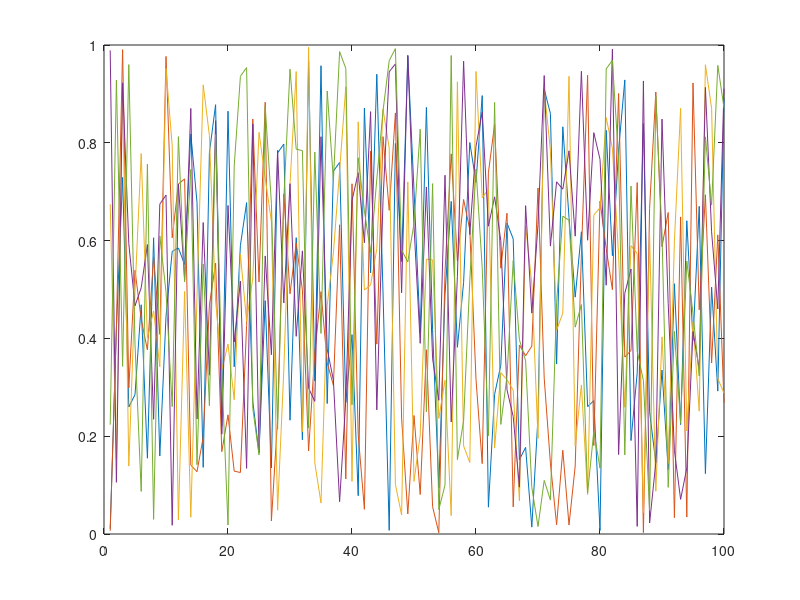

This chart was generated by the following MATLAB code: (Note: this script raises an error after producing the figure.)
function hleg = fn_colorlegend(varargin)
% function [hleg =] fn_colorlegend([handles,]names[,'NorthWest|...'][,'frame'][,text options...])
%---
% Display discreet color legend for set of lines

% Input
if nargin==0
    figure(1), clf
    hl = plot(rand(100,5));
    names = {'a first line' 'a second one' 'number 3' '4' 'and five'};
else
    i=0;
    textopt = {}; hl = []; location = 'NorthWest'; doframe = false;
    while i<nargin
        i = i+1;
        a = varargin{i};
        if iscell(a)
            names = a;
        elseif ischar(a)
            switch lower(a)
                case {'northwest' 'northeast' 'southwest' 'southeast'}
                    location = a;
                case 'frame'
                    doframe = true;
                otherwise
                    textopt = varargin(i:end);
                    break
            end
        elseif all(ishandle(a))
            hl = a;
        else
            error argument
        end
    end
    if isempty(hl)
        hl = flipud(findobj(gca,'type','line'));
        hl = hl(1:length(names));
    end
end

% Parent axes
n = numel(hl);
ha = fn_parentaxes(hl(1));
for i=2:n
    if ~isequal(fn_parentaxes(hl(i)),ha)
        error 'all objects must be in the same parent axes'
    end
end
hp = get(ha,'parent');
hf = fn_parentfigure(ha);

% Legend axes
hleg = axes('parent',hp,'pos',[.4 .4 .2 .2],'units','pixel','handlevisibility','off');
set(hleg,'visible',onoff(doframe))
[w h] = fn_pixelsize(hleg);
set(hleg,'xlim',[0 w],'ylim',[-h 0]) % use pixel coordinate systems to ease everything
set(hleg,'xtick',[],'ytick',[],'box','on') % some esthetics

% Display names
ht = zeros(1,n); extents = zeros(n,4);
for i=1:n
    ht(i) = text(0,0,names{i},'parent',hleg, ...
        'color',get(hl(i),'color'),textopt{:});
    extents(i,:) = get(ht(i),'Extent');
end

% Dispatch them vertically and make the legend axes the appropriate size
ystep = max(extents(:,4))*.9;
for i=1:n
    set(ht(i),'pos',[0 -i*ystep])
    extents(i,:) = get(ht(i),'Extent');
end
[xmargin ymargin] = deal(5,0);
W = max(extents(:,3)) + 2*xmargin;
top = max(extents(:,2)+extents(:,4));
bottom = min(extents(:,2));
H = top - bottom + 2*ymargin;
set(hleg,'pos',[100 100 W H], ...
    'xlim',[-xmargin -xmargin+W],'ylim',[bottom-ymargin top+ymargin])

% Position according to location flag
margin = 5;
switch lower(location)
    case 'northwest'
        posrel = [0 1];
        pospix = [margin 1-H-margin W H];
    case 'northeast'
        posrel = [1 1];
        pospix = [1-W-margin 1-H-margin W H];
    case 'southwest'
        posrel = [0 0];
        pospix = [margin margin W H];
    case 'southeast'
        posrel = [1 0];
        pospix = [1-W-margin margin W H];
end
fn_controlpositions(hleg,ha,posrel,pospix)

% Moving the legend
set([hleg ht],'buttondownFcn',@(u,e)moveLegend(hleg,ha,W,H))

% Menu for deleting and hiding/showing frame
m = uicontextmenu('parent',hf);
fn_propcontrol(hleg,'Visible','menu',{m,'label','Show legend''s frame'});
uimenu(m,'label','Delete legend','callback',@(u,e)delete(hleg))
set([hleg ht],'UIContextMenu',m)

% Delete legend upon deletion of the lines
addlistener(ht(1),'ObjectBeingDestroyed',@(u,e)delete_valid(hleg));

% Output
if nargout==0, clear hleg, end

%---
function moveLegend(hleg,ha,W,H)


fn_moveobject(hleg,'pointer','fleur');

pos = fn_pixelpos(hleg);
center = [pos(1)+pos(3)/2 pos(2)+pos(4)/2];  
posa = fn_pixelpos(ha);
posrel = [(center(1)-posa(1))/posa(3) (center(2)-posa(2))/posa(4)];
pospix = [-W/2 -H/2 W H];

fn_controlpositions(hleg,ha,posrel,pospix)


